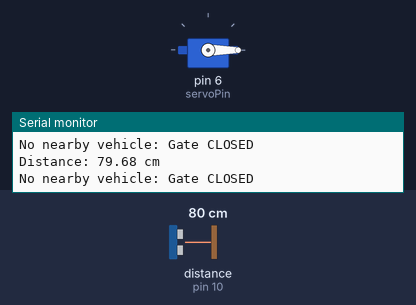
A sketch run on a simulated Arduino Uno, built with avr-gcc and run on an emulated ATmega328P. On the bench: servo, the last lines printed to the serial monitor. Wiring (inferred from the names in the program): ultrasonic range finder: trigger pin 9; echo pin 10. The test bench sets the inputs (shaded band); at power-on: distance to the obstacle (sensor on pin 10) 80 cm. The echo pulse lasts 58.3 µs per cm.

Above: at 1.2 s.
1.3 s: distance to the obstacle (sensor on pin 10) set to 17 cm
4.3 s: distance to the obstacle (sensor on pin 10) set to 13 cm
At 5.6 s:
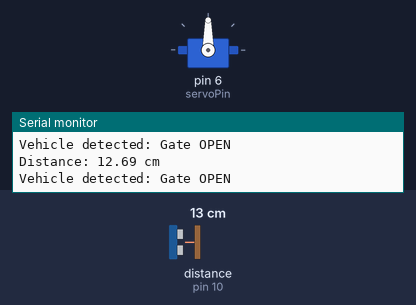
5.9 s: distance to the obstacle (sensor on pin 10) set to 18 cm
At 6.4 s:
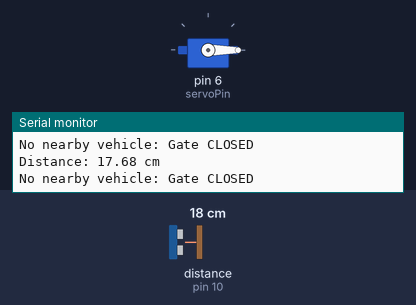
7.5 s: distance to the obstacle (sensor on pin 10) set to 2 cm
At 8.0 s:
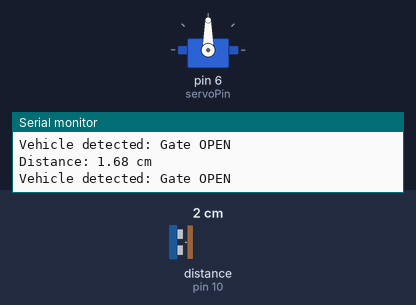
Timing chart, 0 to 10.0 s (numbered marks = the images above; inputs shaded):
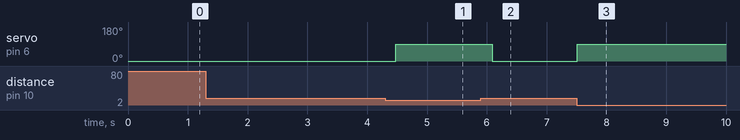

Measured:
- the behaviour switches between 16 and 15 cm on distance to the obstacle (sensor on pin 10) (found by bisection; images 0 and 1)
- after the input at 4.3 s, servo on pin 6 (servoPin): 0° → 90° after 0.18 s
- after the input at 5.9 s, servo on pin 6 (servoPin): 90° → 0° after 0.20 s
- after the input at 7.5 s, servo on pin 6 (servoPin): 0° → 90° at once

The sketch:

atomatic_parking_barrier1.ino
```cpp
#include <Servo.h>

Servo gateServo;

const int trigPin = 9;
const int echoPin = 10;
const int servoPin = 6;

const float detectionDistance = 15.0;

long duration;
float distanceCm;

void setup() {
  Serial.begin(9600);

  pinMode(trigPin, OUTPUT);
  pinMode(echoPin, INPUT);

  gateServo.attach(servoPin);
  gateServo.write(0);  // Gate starts closed
}

void loop() {
  // Send the ultrasonic trigger pulse
  digitalWrite(trigPin, LOW);
  delayMicroseconds(2);

  digitalWrite(trigPin, HIGH);
  delayMicroseconds(10);
  digitalWrite(trigPin, LOW);

  // Measure the echo with a timeout
  duration = pulseIn(echoPin, HIGH, 30000UL);

  if (duration == 0) {
    Serial.println("No echo detected");
    gateServo.write(0);
  } else {
    distanceCm = (duration * 0.0343) / 2.0;

    Serial.print("Distance: ");
    Serial.print(distanceCm);
    Serial.println(" cm");

    if (distanceCm <= detectionDistance) {
      gateServo.write(90);  // Open gate
      Serial.println("Vehicle detected: Gate OPEN");
    } else {
      gateServo.write(0);   // Close gate
      Serial.println("No nearby vehicle: Gate CLOSED");
    }
  }

  delay(200);
}
```
